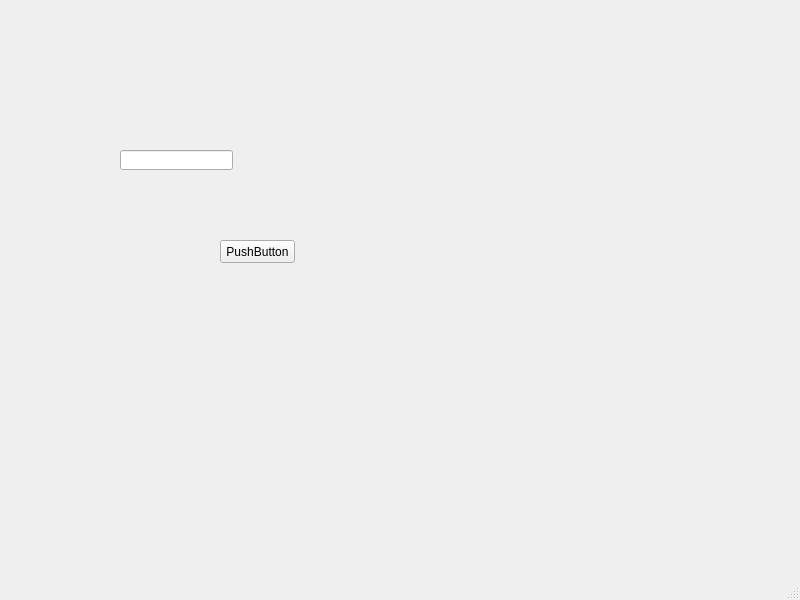
<?xml version="1.0" encoding="UTF-8"?>
<ui version="4.0">
 <class>histovdltcp</class>
 <widget class="QMainWindow" name="histovdltcp">
  <property name="geometry">
   <rect>
    <x>0</x>
    <y>0</y>
    <width>800</width>
    <height>600</height>
   </rect>
  </property>
  <property name="windowTitle">
   <string>MainWindow</string>
  </property>
  <widget class="QWidget" name="centralwidget">
   <widget class="QLineEdit" name="lineEdit">
    <property name="geometry">
     <rect>
      <x>120</x>
      <y>150</y>
      <width>113</width>
      <height>20</height>
     </rect>
    </property>
   </widget>
   <widget class="QPushButton" name="pushButton">
    <property name="geometry">
     <rect>
      <x>220</x>
      <y>240</y>
      <width>75</width>
      <height>23</height>
     </rect>
    </property>
    <property name="text">
     <string>PushButton</string>
    </property>
   </widget>
  </widget>
  <widget class="QMenuBar" name="menubar">
   <property name="geometry">
    <rect>
     <x>0</x>
     <y>0</y>
     <width>800</width>
     <height>21</height>
    </rect>
   </property>
  </widget>
  <widget class="QStatusBar" name="statusbar"/>
 </widget>
 <resources/>
 <connections/>
</ui>
